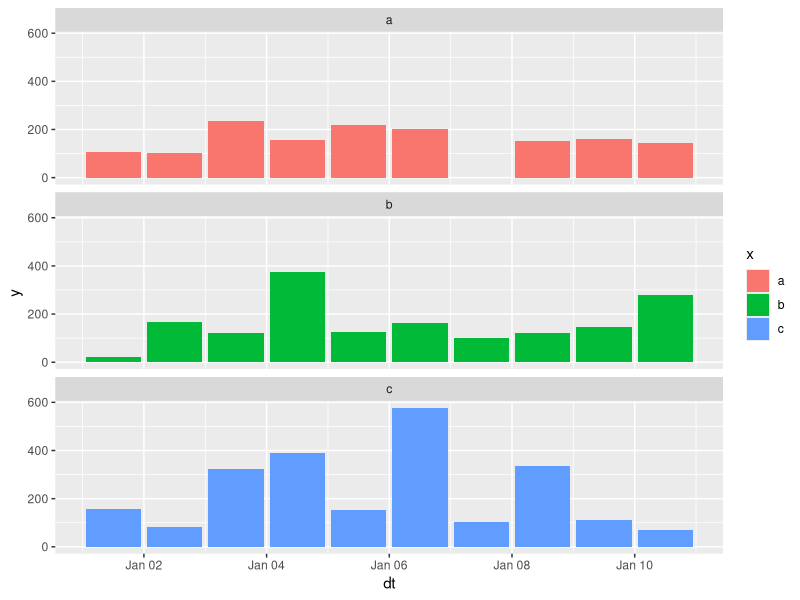

R code for this plot:
library(dplyr)
library(ggplot2)
set.seed(1234)
n <- 100
dtdt <- sample(seq(c(ISOdate(2016,1,1)), by = "day", length.out = 10),n,replace=T)
datx <- sample(c('a','b','c'),n,replace=T)
daty <- round(100*runif(n))
df <- data.frame(dt=dtdt,x=datx,y=daty)
df <- df %>% arrange(dt)
gdf <- df %>% group_by(dt,x) %>% summarize(y=sum(y))
ggplot(gdf) + geom_bar(aes(dt,y,fill=x),stat="identity") + facet_wrap(~x,ncol=1)